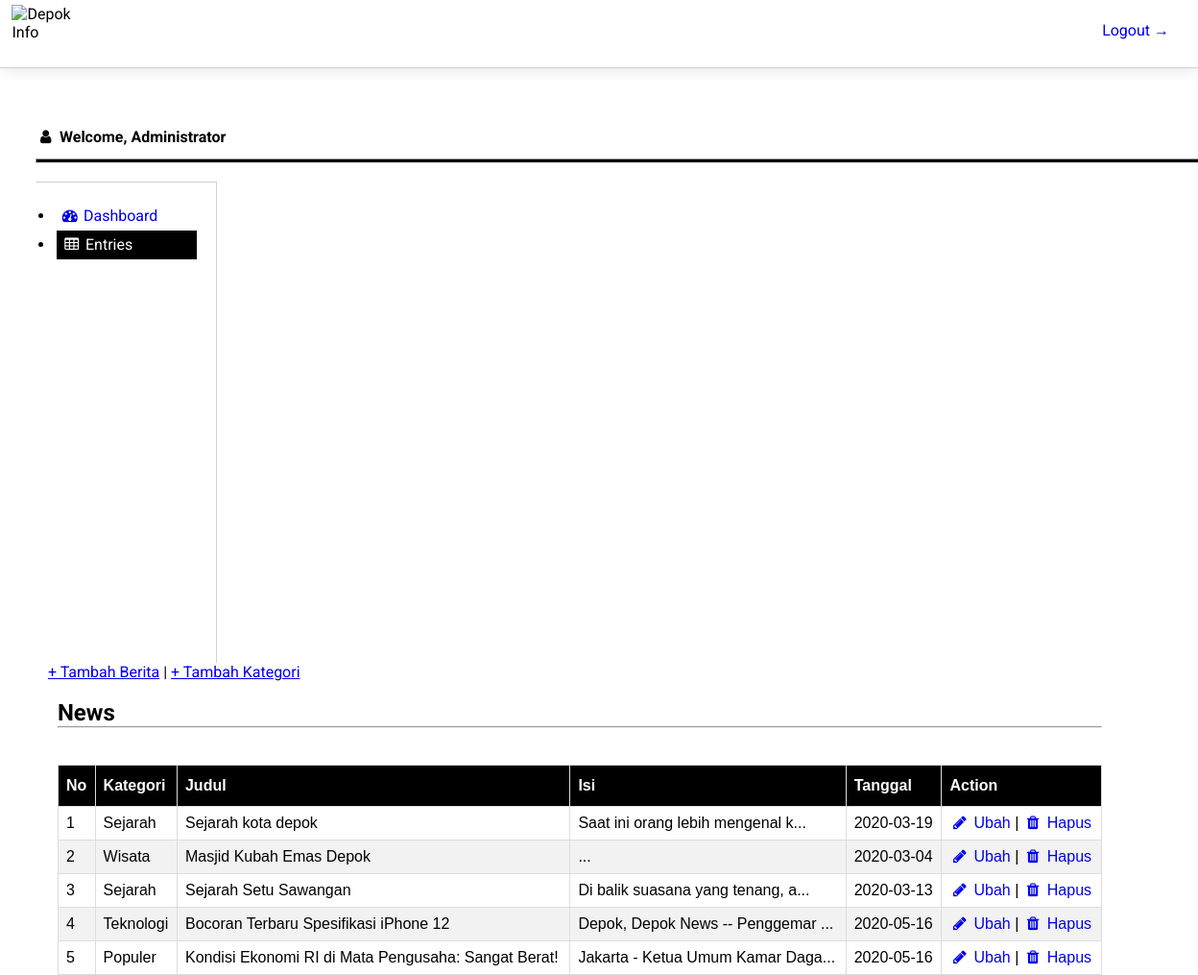
/admin/entries.php (signed in), run on the app's committed database.
### tables this page shows
CREATE TABLE `berita` (
  `id` int(11) NOT NULL,
  `id_kategori` int(11) NOT NULL,
  `judul` text NOT NULL,
  `isi` text NOT NULL,
  `sumber` text NOT NULL,
  `gambar` varchar(255) NOT NULL,
  `pengirim` varchar(128) NOT NULL,
  `tanggal` date NOT NULL,
  `status` varchar(15) NOT NULL
);

CREATE TABLE `kategori` (
  `id` int(11) NOT NULL,
  `tema` varchar(255) NOT NULL,
  `status` varchar(255) NOT NULL
);

### admin/entries.php (the view, shortened to what this page needs)
<?php
    $conn = mysqli_connect('localhost','root','','uas_depok_news');
?>
<!DOCTYPE html>
<html lang="en">
    <head>
        <link href="../asset/admin.css" rel="stylesheet">
        <link rel="stylesheet" type="text/css" href="https://stackpath.bootstrapcdn.com/font-awesome/4.7.0/css/font-awesome.min.css">
        <link rel="stylesheet" type="text/css" href="https://stackpath.bootstrapcdn.com/font-awesome/4.7.0/css/font-awesome.min.css">
    </head>
    <body style="font-family: 'Roboto'">
        <div class="header">
            <img src="https://pbs.twimg.com/profile_images/830104654675480576/VcAQ6uZC_400x400.jpg" alt="Depok Info">
            <div class="nav-right">
                <ul>
                    <li><a href="logout.php" onclick="return confirm('Apakah anda yakin ?')">Logout →</a></li>
                </ul>
            </div>
        </div>
        <div class="content">
            <h4><i class="fa fa-fw fa-user"></i> Welcome, <?= $_SESSION['nama_lengkap'] ?></h4>
            <hr class="divider">
            <br>
            <div class="navbar-left">
                <ul>
                    <li><a href="index.php"><i class="fa fa-fw fa-dashboard"></i> Dashboard</a></li>
                    <li><a href="entries.php" class="active"><i class="fa fa-fw fa-table"></i> Entries</a></li>
                </ul>
            </div>
            <div style="float:left; margin-left:1%;">
                <a href="tambah_berita.php" style="float:left;">+ Tambah Berita</a> &nbsp;| <a href="tambah_kategori.php">+ Tambah Kategori</a>
                <div style="padding-left:10px; width:100%;">
                    <br>
                    <h2>News</h2>
                    <hr>
                    <br>
                    <br>
                </div>
                <table id="customers">
                    <thead>
                        <tr>
                            <th>No</th>
                            <th>Kategori</th>
                            <th>Judul</th>
                            <th>Isi</th>
                            <th>Tanggal</th>
                            <th>Action</th>
                        </tr>
                    </thead>
                    <tbody>
                        <?php
                        $query = "SELECT * FROM berita LEFT JOIN kategori ON berita.id_kategori = kategori.id WHERE berita.status = 'aktif'";
                        $sql = mysqli_query($conn, $query);
                        $num = 0;
                        while($data = mysqli_fetch_array($sql)){
                            $num++;
                        ?>
                        <tr>
                            <td><?= $num ?></td>
                            <td><?= $data['tema'] ?></td>
                            <td><?= $data['judul'] ?></td>
                            <td><?= substr($data['isi'], 0, 31).'...' ?></td>
                            <td><?= $data['tanggal'] ?></td>
                            <td>
                                <a href="ubah_berita.php?judul=<?= $data['judul'] ?>" style="text-decoration: none;"><i class="fa fa-fw fa-pencil"></i> Ubah</a>
                                |
                                <a href="hapus_berita.php?judul=<?= $data['judul'] ?>" onclick="return confirm('Apakah anda yakin ?')" style="text-decoration: none;"><i class="fa fa-fw fa-trash"></i> Hapus</a>
                            </td>
                        </tr>
                        <?php } ?>
                    </tbody>
                </table>
            </div>
        </div>
    </body>
</html>

### asset/admin.css (style rules this page uses)
* { margin: 0; padding: 0; }
.header { height: 70px; width: 100%; border-bottom: solid 1px #d1d1d1; background-color: white; position: sticky; top: 0px; box-shadow: 1px 2px 15px rgba(0, 0, 0, 0.1); z-index: 11; }
.header img { max-height: 60px; float: left; margin-left: 1%; width: 80px; padding-bottom: 10px; padding-top: 5px; margin-right: 10px; }
.nav-right { float: right; }
.nav-right ul { list-style: none; padding-top: 22%; }
.nav-right a { text-decoration: none; padding-right: 30px; }
.content { width: 100%; max-height: 600px; margin-top: 5%; margin-left: 3%; }
.divider { width: 100%; height: 3px; margin-top: 1%; background-color: black; }
.navbar-left { width: 15%; height: 500px; max-height: 600px; float: left; background: transparent; border-top: solid 1px #d1d1d1; border-right: solid 1px #d1d1d1; }
.navbar-left ul { margin: 10px; display: block; padding: 10px; }
.navbar-left li a { text-decoration: none; height: 20px; width: auto; padding: 5px; display: block; }
.active { background-color: black; color: white; margin-left: 2px; }

### admin/entries.php (style rules this page uses)
#customers { font-family: "Trebuchet MS", Arial, Helvetica, sans-serif; border-collapse: collapse; width: 100%; margin-left: 10px; }
#customers td, #customers th { border: 1px solid #ddd; padding: 8px; }
#customers tr:nth-child(even) { background-color: #f2f2f2; }
#customers th { padding-top: 12px; padding-bottom: 12px; text-align: left; background-color: #000; color: white; }

### data on the page
berita: id_kategori.tema "Sejarah", judul "Sejarah kota depok", isi "Saat ini orang lebih mengenal k", tanggal "2020-03-19"
berita: id_kategori.tema "Wisata", judul "Masjid Kubah Emas Depok", tanggal "2020-03-04"
berita: id_kategori.tema "Sejarah", judul "Sejarah Setu Sawangan", isi "Di balik suasana yang tenang, a", tanggal "2020-03-13"
berita: id_kategori.tema "Teknologi", judul "Bocoran Terbaru Spesifikasi iPhone 12", isi "Depok, Depok News -- Penggemar", tanggal "2020-05-16"
berita: id_kategori.tema "Populer", judul "Kondisi Ekonomi RI di Mata Pengusaha: Sangat Berat!", isi "Jakarta - Ketua Umum Kamar Daga", tanggal "2020-05-16"

### other printed values
$_SESSION['nama_lengkap'] "Administrator"
